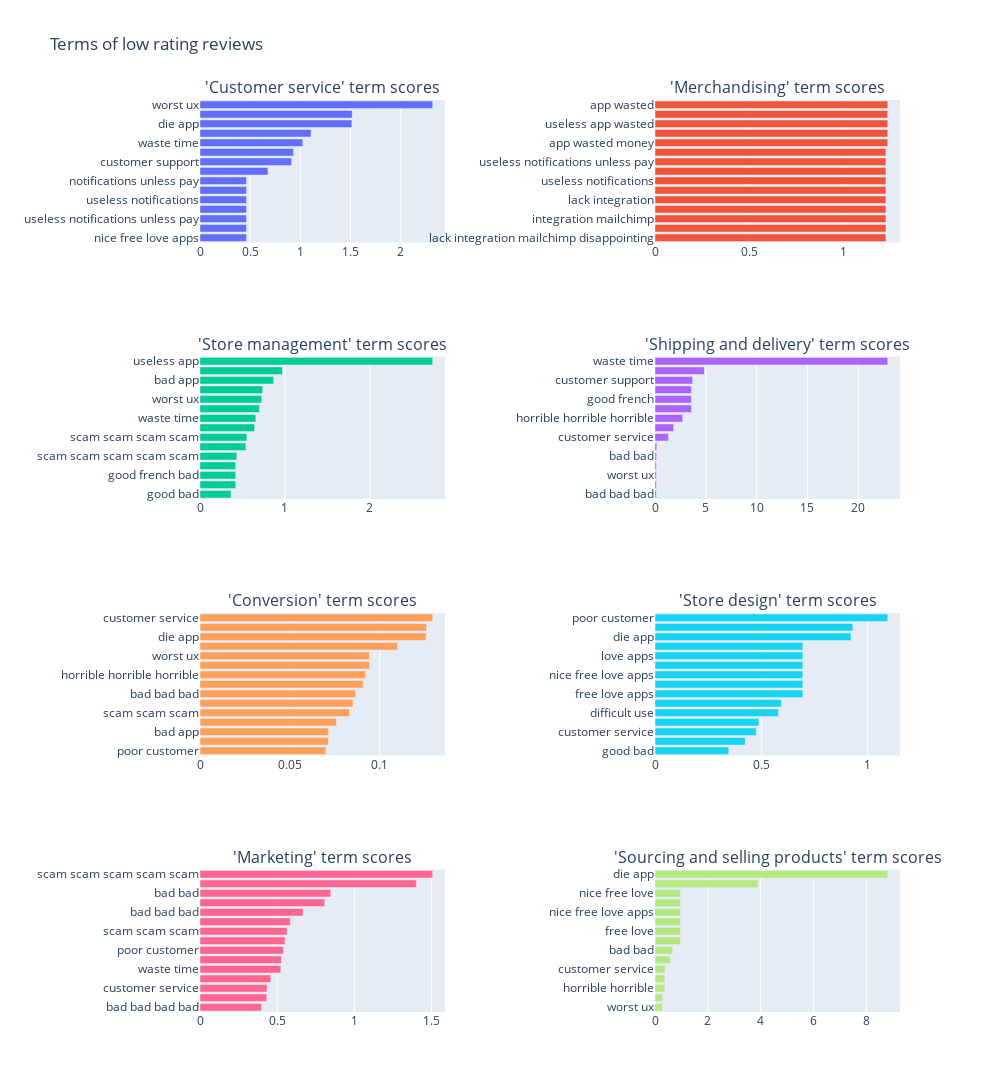

Notebook code cell kept with this figure:
### Code cell
for number, chart in enumerate(charts):
    row = int(number / 2) + 1
    col = 1 if (number % 2 == 0) else 2
    fig.append_trace(chart, row, col)
    
fig['layout'].update(title='Terms of low rating reviews', 
                     height=3024, width=1000, 
                     margin=go.layout.Margin(l=200, r=100), showlegend=False)
plotly.offline.iplot(fig)

### Figure 1 — Plotly figure (JSON) as saved in the notebook; plotly's stock layout.template omitted (floating-point values rounded to 4 significant figures)
{"data": [{"name": "Conversion", "orientation": "h", "type": "bar", "x": [0.4631, 0.4631, 0.4631, 0.4631, 0.4631, 0.4631, 0.4631, 0.6769, 0.9129, 0.9328, 1.024, 1.107, 1.513, 1.517, 2.319], "xaxis": "x", "y": ["nice free love apps", "free love", "useless notifications unless pay", "useless notifications unless", "useless notifications", "unless pay", "notifications unless pay", "bad bad bad bad", "customer support", "bad app", "waste time", "horrible horrible horrible", "die app", "horrible horrible", "worst ux"], "yaxis": "y"}, {"name": "Customer service", "orientation": "h", "type": "bar", "x": [1.222, 1.222, 1.222, 1.222, 1.222, 1.222, 1.222, 1.222, 1.222, 1.222, 1.232, 1.232, 1.232, 1.232, 1.232], "xaxis": "x2", "y": ["lack integration mailchimp disappointing", "integration mailchimp disappointing", "integration mailchimp", "notifications unless", "lack integration", "unless pay", "useless notifications", "useless notifications unless", "useless notifications unless pay", "lack integration mailchimp", "app wasted money", "wasted money", "useless app wasted", "useless app wasted money", "app wasted"], "yaxis": "y2"}, {"name": "Marketing", "orientation": "h", "type": "bar", "x": [0.3649, 0.4199, 0.4199, 0.4199, 0.4331, 0.5403, 0.551, 0.6415, 0.6563, 0.6997, 0.7273, 0.7379, 0.8668, 0.9697, 2.739], "xaxis": "x3", "y": ["good bad", "good french", "good french bad", "french bad", "scam scam scam scam scam", "poor customer", "scam scam scam scam", "scam scam scam", "waste time", "scam scam", "worst ux", "customer support", "bad app", "die app", "useless app"], "yaxis": "y3"}, {"name": "Merchandising", "orientation": "h", "type": "bar", "x": [0.1228, 0.1287, 0.1338, 0.1338, 0.1559, 0.1783, 1.331, 1.828, 2.723, 3.581, 3.581, 3.581, 3.699, 4.865, 22.9], "xaxis": "x4", "y": ["bad bad bad", "scam scam", "worst ux", "good bad", "bad bad", "die app", "customer service", "horrible horrible", "horrible horrible horrible", "french bad", "good french", "good french bad", "customer support", "poor customer", "waste time"], "yaxis": "y4"}, {"name": "Shipping and delivery", "orientation": "h", "type": "bar", "x": [0.07008, 0.07147, 0.0715, 0.07592, 0.08321, 0.08513, 0.08661, 0.09076, 0.09203, 0.09434, 0.09434, 0.1099, 0.1258, 0.1261, 0.1295], "xaxis": "x5", "y": ["poor customer", "scam scam scam scam", "bad app", "customer support", "scam scam scam", "waste time", "bad bad bad", "scam scam", "horrible horrible horrible", "good bad", "worst ux", "bad bad", "die app", "horrible horrible", "customer service"], "yaxis": "y5"}, {"name": "Sourcing and selling products", "orientation": "h", "type": "bar", "x": [0.3469, 0.4246, 0.4763, 0.4886, 0.5808, 0.5945, 0.6953, 0.6953, 0.6953, 0.6953, 0.6953, 0.6953, 0.922, 0.9305, 1.095], "xaxis": "x6", "y": ["good bad", "scam scam", "customer service", "bad bad", "difficult use", "horrible horrible horrible", "free love apps", "free love", "nice free love apps", "nice free love", "love apps", "nice free", "die app", "customer support", "poor customer"], "yaxis": "y6"}, {"name": "Store design", "orientation": "h", "type": "bar", "x": [0.3981, 0.4328, 0.4344, 0.4586, 0.5235, 0.5275, 0.5403, 0.5512, 0.5645, 0.5853, 0.6677, 0.8082, 0.8475, 1.402, 1.508], "xaxis": "x7", "y": ["bad bad bad bad", "horrible horrible horrible", "customer service", "scam scam", "waste time", "useless app", "poor customer", "bad app", "scam scam scam", "customer support", "bad bad bad", "scam scam scam scam", "bad bad", "horrible horrible", "scam scam scam scam scam"], "yaxis": "y7"}, {"name": "Store management", "orientation": "h", "type": "bar", "x": [0.28, 0.28, 0.3743, 0.3787, 0.3844, 0.5715, 0.6695, 0.9645, 0.9645, 0.9645, 0.9645, 0.9645, 0.9645, 3.902, 8.808], "xaxis": "x8", "y": ["worst ux", "good bad", "horrible horrible", "bad bad bad bad", "customer service", "bad bad bad", "bad bad", "free love apps", "free love", "love apps", "nice free love apps", "nice free", "nice free love", "waste money", "die app"], "yaxis": "y8"}], "layout": {"annotations": [{"font": {"size": 16}, "showarrow": false, "text": "'Customer service' term scores", "x": 0.175, "xanchor": "center", "xref": "paper", "y": 1, "yanchor": "bottom", "yref": "paper"}, {"font": {"size": 16}, "showarrow": false, "text": "'Merchandising' term scores", "x": 0.825, "xanchor": "center", "xref": "paper", "y": 1, "yanchor": "bottom", "yref": "paper"}, {"font": {"size": 16}, "showarrow": false, "text": "'Store management' term scores", "x": 0.175, "xanchor": "center", "xref": "paper", "y": 0.7188, "yanchor": "bottom", "yref": "paper"}, {"font": {"size": 16}, "showarrow": false, "text": "'Shipping and delivery' term scores", "x": 0.825, "xanchor": "center", "xref": "paper", "y": 0.7188, "yanchor": "bottom", "yref": "paper"}, {"font": {"size": 16}, "showarrow": false, "text": "'Conversion' term scores", "x": 0.175, "xanchor": "center", "xref": "paper", "y": 0.4375, "yanchor": "bottom", "yref": "paper"}, {"font": {"size": 16}, "showarrow": false, "text": "'Store design' term scores", "x": 0.825, "xanchor": "center", "xref": "paper", "y": 0.4375, "yanchor": "bottom", "yref": "paper"}, {"font": {"size": 16}, "showarrow": false, "text": "'Marketing' term scores", "x": 0.175, "xanchor": "center", "xref": "paper", "y": 0.1562, "yanchor": "bottom", "yref": "paper"}, {"font": {"size": 16}, "showarrow": false, "text": "'Sourcing and selling products' term scores", "x": 0.825, "xanchor": "center", "xref": "paper", "y": 0.1562, "yanchor": "bottom", "yref": "paper"}], "height": 3024, "margin": {"l": 200, "r": 100}, "showlegend": false, "title": {"text": "Terms of low rating reviews"}, "width": 1000, "xaxis": {"anchor": "y", "autorange": true, "domain": [0, 0.35], "range": [0, 2.441], "type": "linear"}, "xaxis2": {"anchor": "y2", "autorange": true, "domain": [0.65, 1.0], "range": [0, 1.297], "type": "linear"}, "xaxis3": {"anchor": "y3", "autorange": true, "domain": [0, 0.35], "range": [0, 2.883], "type": "linear"}, "xaxis4": {"anchor": "y4", "autorange": true, "domain": [0.65, 1.0], "range": [0, 24.1], "type": "linear"}, "xaxis5": {"anchor": "y5", "autorange": true, "domain": [0, 0.35], "range": [0, 0.1363], "type": "linear"}, "xaxis6": {"anchor": "y6", "autorange": true, "domain": [0.65, 1.0], "range": [0, 1.152], "type": "linear"}, "xaxis7": {"anchor": "y7", "autorange": true, "domain": [0, 0.35], "range": [0, 1.587], "type": "linear"}, "xaxis8": {"anchor": "y8", "autorange": true, "domain": [0.65, 1.0], "range": [0, 9.271], "type": "linear"}, "yaxis": {"anchor": "x", "autorange": true, "domain": [0.8438, 1], "range": [-0.5, 14.5], "type": "category"}, "yaxis2": {"anchor": "x2", "autorange": true, "domain": [0.8438, 1], "range": [-0.5, 14.5], "type": "category"}, "yaxis3": {"anchor": "x3", "autorange": true, "domain": [0.5625, 0.7188], "range": [-0.5, 14.5], "type": "category"}, "yaxis4": {"anchor": "x4", "autorange": true, "domain": [0.5625, 0.7188], "range": [-0.5, 14.5], "type": "category"}, "yaxis5": {"anchor": "x5", "autorange": true, "domain": [0.2812, 0.4375], "range": [-0.5, 14.5], "type": "category"}, "yaxis6": {"anchor": "x6", "autorange": true, "domain": [0.2812, 0.4375], "range": [-0.5, 14.5], "type": "category"}, "yaxis7": {"anchor": "x7", "autorange": true, "domain": [0, 0.1562], "range": [-0.5, 14.5], "type": "category"}, "yaxis8": {"anchor": "x8", "autorange": true, "domain": [0, 0.1562], "range": [-0.5, 14.5], "type": "category"}}}
